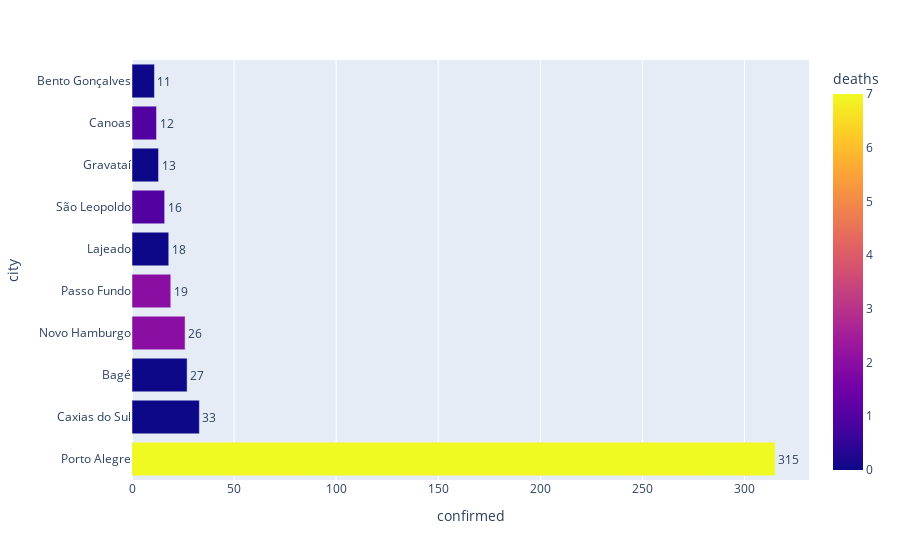

The notebook cell this image was saved under:
### Code cell
import plotly.express as px


fig = px.bar(rs.head(10), y='city', x='confirmed',color='deaths', text='confirmed',orientation='h')

fig.update_traces( textposition='outside')
fig.update_layout(uniformtext_minsize=8, uniformtext_mode='hide')
fig.show()

### Figure 1 — Plotly figure (JSON) as saved in the notebook; plotly's stock layout.template omitted (floating-point values rounded to 4 significant figures)
{"data": [{"alignmentgroup": "True", "hovertemplate": "confirmed=%{text}<br>city=%{y}<br>deaths=%{marker.color}<extra></extra>", "legendgroup": "", "marker": {"color": [7, 0, 0, 2, 2, 0, 1, 0, 1, 0], "coloraxis": "coloraxis"}, "name": "", "offsetgroup": "", "orientation": "h", "showlegend": false, "text": [315, 33, 27, 26, 19, 18, 16, 13, 12, 11], "textposition": "outside", "type": "bar", "x": [315, 33, 27, 26, 19, 18, 16, 13, 12, 11], "xaxis": "x", "y": ["Porto Alegre", "Caxias do Sul", "Bagé", "Novo Hamburgo", "Passo Fundo", "Lajeado", "São Leopoldo", "Gravataí", "Canoas", "Bento Gonçalves"], "yaxis": "y"}], "layout": {"barmode": "relative", "coloraxis": {"colorbar": {"title": {"text": "deaths"}}, "colorscale": [[0, "#0d0887"], [0.1111, "#46039f"], [0.2222, "#7201a8"], [0.3333, "#9c179e"], [0.4444, "#bd3786"], [0.5556, "#d8576b"], [0.6667, "#ed7953"], [0.7778, "#fb9f3a"], [0.8889, "#fdca26"], [1, "#f0f921"]]}, "legend": {"tracegroupgap": 0}, "margin": {"t": 60}, "uniformtext": {"minsize": 8, "mode": "hide"}, "xaxis": {"anchor": "y", "domain": [0, 1], "title": {"text": "confirmed"}}, "yaxis": {"anchor": "x", "domain": [0, 1], "title": {"text": "city"}}}}
